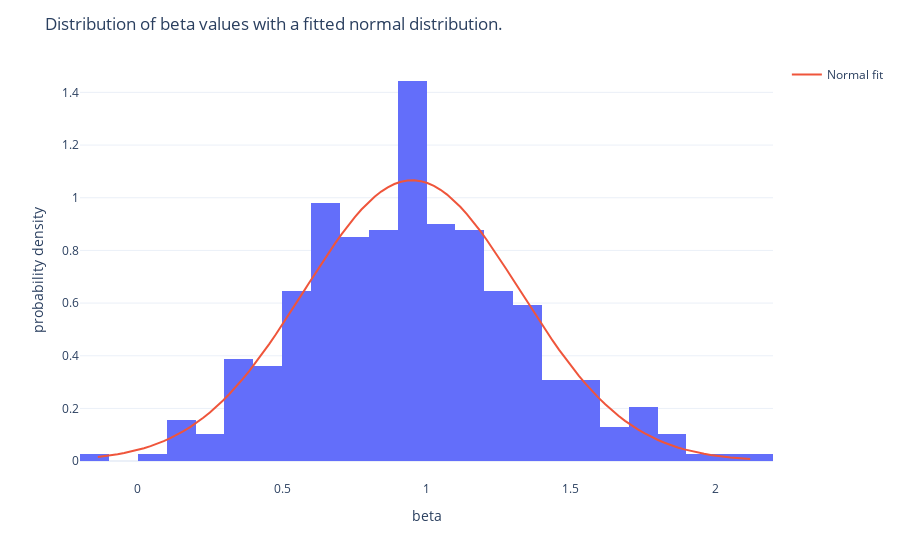

The notebook cell saved with this chart:
### Markdown cell above
The next two graphs show the distribution of alpha and beta values of our model. They are fitted with a normal curve just like the examples in the beginning of the notebook. In both cases, the normal curve seems a reasonable fit for the data.

### Code cell
reg_mask = reg_data["beta"].notnull()
reg_data_beta = reg_data[reg_mask]

sample_line = np.linspace(reg_data_beta["beta"].min(), reg_data_beta["beta"].max(), 100)
mu_mean, std_mean = stats.norm.fit(reg_data_beta["beta"])
probab_three = stats.norm.pdf(sample_line, mu_mean, std_mean)

fig = px.histogram(reg_data_beta, x="beta", histnorm="probability density")
fig.add_trace(
    go.Scatter(x=sample_line, y=probab_three, mode="lines", name="Normal fit")
)
fig.update_layout(
    title="Distribution of beta values with a fitted normal distribution."
)
fig.show()

### Figure 1 — Plotly figure (JSON) as saved in the notebook; plotly's stock layout.template omitted (floating-point values rounded to 4 significant figures; data arrays with more than 128 entries replaced by an {"elided": "..."} marker saying what was removed)
{"data": [{"alignmentgroup": "True", "bingroup": "x", "histnorm": "probability density", "hovertemplate": "beta=%{x}<br>probability density=%{y}<extra></extra>", "legendgroup": "", "marker": {"color": "#636efa"}, "name": "", "offsetgroup": "", "orientation": "v", "showlegend": false, "type": "histogram", "x": {"elided": "388 float values"}, "xaxis": "x", "yaxis": "y"}, {"mode": "lines", "name": "Normal fit", "type": "scatter", "x": [-0.1382, -0.1154, -0.0926, -0.06977, -0.04695, -0.02413, -0.001309, 0.02151, 0.04433, 0.06716, 0.08998, 0.1128, 0.1356, 0.1584, 0.1813, 0.2041, 0.2269, 0.2497, 0.2726, 0.2954, 0.3182, 0.341, 0.3638, 0.3867, 0.4095, 0.4323, 0.4551, 0.4779, 0.5008, 0.5236, 0.5464, 0.5692, 0.5921, 0.6149, 0.6377, 0.6605, 0.6833, 0.7062, 0.729, 0.7518, 0.7746, 0.7975, 0.8203, 0.8431, 0.8659, 0.8887, 0.9116, 0.9344, 0.9572, 0.98, 1.003, 1.026, 1.048, 1.071, 1.094, 1.117, 1.14, 1.163, 1.185, 1.208, 1.231, 1.254, 1.277, 1.3, 1.322, 1.345, 1.368, 1.391, 1.414, 1.436, 1.459, 1.482, 1.505, 1.528, 1.551, 1.573, 1.596, 1.619, 1.642, 1.665, 1.688, 1.71, 1.733, 1.756, 1.779, 1.802, 1.824, 1.847, 1.87, 1.893, 1.916, 1.939, 1.961, 1.984, 2.007, 2.03, 2.053, 2.075, 2.098, 2.121], "y": [0.01548, 0.01845, 0.02191, 0.02592, 0.03055, 0.03588, 0.04198, 0.04894, 0.05683, 0.06576, 0.0758, 0.08706, 0.09961, 0.1135, 0.129, 0.1459, 0.1645, 0.1847, 0.2067, 0.2304, 0.2559, 0.2832, 0.3122, 0.3429, 0.3752, 0.409, 0.4442, 0.4807, 0.5182, 0.5565, 0.5955, 0.6349, 0.6743, 0.7136, 0.7523, 0.7901, 0.8268, 0.862, 0.8953, 0.9265, 0.9552, 0.9811, 1.004, 1.024, 1.04, 1.052, 1.061, 1.065, 1.066, 1.063, 1.056, 1.045, 1.03, 1.012, 0.9904, 0.9656, 0.9379, 0.9077, 0.8752, 0.8407, 0.8045, 0.7671, 0.7287, 0.6896, 0.6502, 0.6108, 0.5716, 0.533, 0.4951, 0.4582, 0.4225, 0.3881, 0.3552, 0.3239, 0.2942, 0.2663, 0.2401, 0.2157, 0.1931, 0.1722, 0.1529, 0.1354, 0.1194, 0.1049, 0.09178, 0.08003, 0.06953, 0.06018, 0.05189, 0.04458, 0.03816, 0.03254, 0.02764, 0.0234, 0.01973, 0.01658, 0.01387, 0.01157, 0.009612, 0.007956]}], "layout": {"barmode": "relative", "legend": {"tracegroupgap": 0}, "margin": {"t": 60}, "title": {"text": "Distribution of beta values with a fitted normal distribution."}, "xaxis": {"anchor": "y", "domain": [0, 1], "title": {"text": "beta"}}, "yaxis": {"anchor": "x", "domain": [0, 1], "title": {"text": "probability density"}}}}
